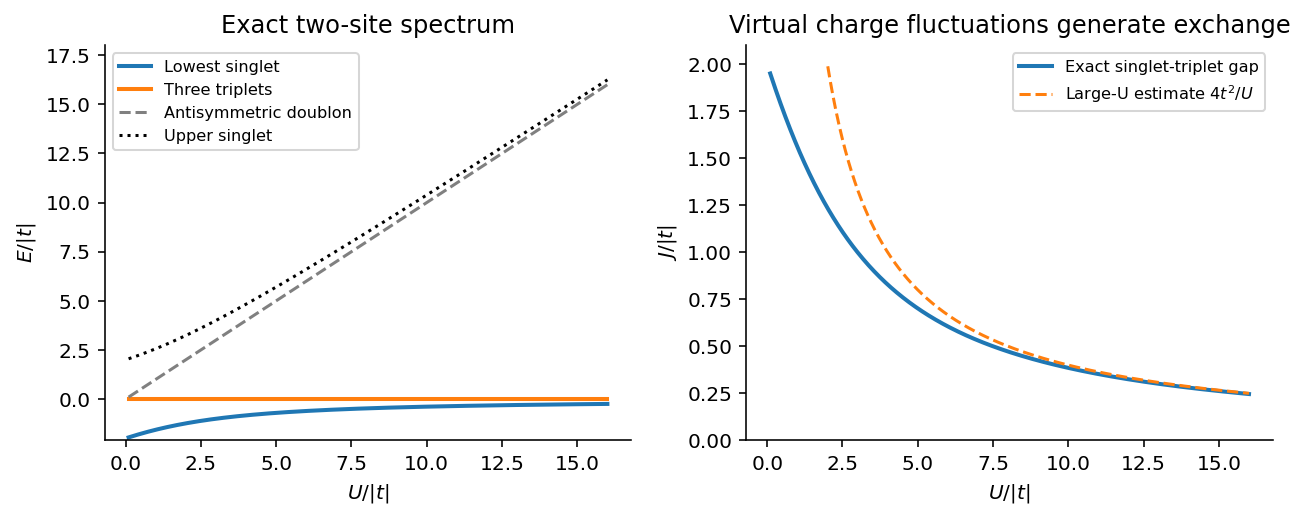

Source code (Python):
from pathlib import Path
import numpy as np
import matplotlib
matplotlib.use('Agg')
import matplotlib.pyplot as plt
plt.rcParams.update({'font.size':10,'axes.spines.top':False,'axes.spines.right':False})

fig,ax=plt.subplots(1,2,figsize=(9,3.7));u=np.linspace(.1,16,600)
em=(u-np.sqrt(u*u+16))/2;ep=(u+np.sqrt(u*u+16))/2
ax[0].plot(u,em,label='Lowest singlet',lw=2);ax[0].plot(u,np.zeros_like(u),label='Three triplets',lw=2);ax[0].plot(u,u,'--',color='gray',label='Antisymmetric doublon');ax[0].plot(u,ep,':',color='black',label='Upper singlet')
ax[0].set(xlabel=r'$U/|t|$',ylabel=r'$E/|t|$',title='Exact two-site spectrum',ylim=(-2.1,18));ax[0].legend(fontsize=8)
ax[1].plot(u,-em,label='Exact singlet-triplet gap',lw=2);mask=u>2;ax[1].plot(u[mask],4/u[mask],'--',label=r'Large-U estimate $4t^2/U$')
ax[1].set(xlabel=r'$U/|t|$',ylabel=r'$J/|t|$',ylim=(0,2.1),title='Virtual charge fluctuations generate exchange');ax[1].legend(fontsize=8)

fig.tight_layout()
fig.savefig(Path(__file__).stem+'.png',dpi=145,facecolor='white',bbox_inches='tight')
plt.close(fig)
